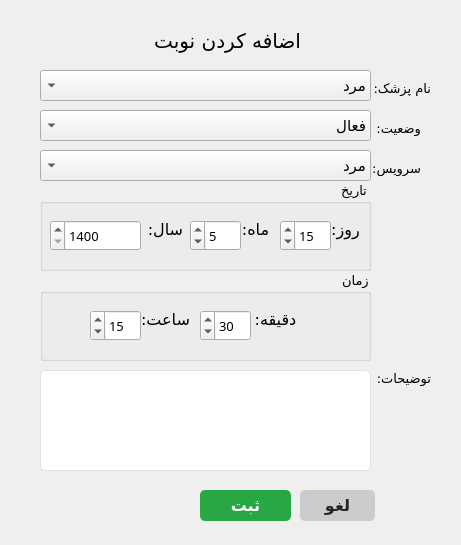
<?xml version="1.0" encoding="UTF-8"?>
<ui version="4.0">
 <class>addEditAppointment_form</class>
 <widget class="QWidget" name="addEditAppointment_form">
  <property name="geometry">
   <rect>
    <x>0</x>
    <y>0</y>
    <width>461</width>
    <height>545</height>
   </rect>
  </property>
  <property name="minimumSize">
   <size>
    <width>461</width>
    <height>545</height>
   </size>
  </property>
  <property name="maximumSize">
   <size>
    <width>461</width>
    <height>545</height>
   </size>
  </property>
  <property name="windowTitle">
   <string>نوبت</string>
  </property>
  <widget class="QComboBox" name="doctor_cmbox">
   <property name="enabled">
    <bool>true</bool>
   </property>
   <property name="geometry">
    <rect>
     <x>40</x>
     <y>70</y>
     <width>331</width>
     <height>31</height>
    </rect>
   </property>
   <property name="font">
    <font>
     <family>Vazirmatn Black</family>
     <pointsize>11</pointsize>
    </font>
   </property>
   <property name="acceptDrops">
    <bool>false</bool>
   </property>
   <property name="layoutDirection">
    <enum>Qt::RightToLeft</enum>
   </property>
   <property name="styleSheet">
    <string notr="true"/>
   </property>
   <property name="editable">
    <bool>false</bool>
   </property>
   <property name="currentText">
    <string>مرد</string>
   </property>
   <property name="maxVisibleItems">
    <number>3</number>
   </property>
   <property name="duplicatesEnabled">
    <bool>false</bool>
   </property>
   <item>
    <property name="text">
     <string>مرد</string>
    </property>
   </item>
   <item>
    <property name="text">
     <string>زن</string>
    </property>
   </item>
  </widget>
  <widget class="QPushButton" name="cancel_btn">
   <property name="geometry">
    <rect>
     <x>300</x>
     <y>490</y>
     <width>75</width>
     <height>31</height>
    </rect>
   </property>
   <property name="font">
    <font>
     <family>Vazirmatn,sans-serif</family>
     <pointsize>-1</pointsize>
     <weight>75</weight>
     <bold>true</bold>
     <underline>false</underline>
     <strikeout>false</strikeout>
    </font>
   </property>
   <property name="focusPolicy">
    <enum>Qt::StrongFocus</enum>
   </property>
   <property name="styleSheet">
    <string notr="true">QPushButton {
    background-color: #cccccc; /* Light grey */
    color: #212529; /* Dark text */
    border: none;
    border-radius: 5px; /* Rounded corners */
    font-size: 16px; /* Font size */
    font-weight: bold; /* Bold text */
    text-align: center;
    text-decoration: none;
    font-family: 'Vazirmatn', sans-serif; /* Font family */
}

QPushButton:hover {
    background-color: #b3b3b3; /* Darker grey on hover */
}

QPushButton:pressed {
    background-color: #999999; /* Even darker grey on press */
}
</string>
   </property>
   <property name="text">
    <string>لغو</string>
   </property>
   <property name="checkable">
    <bool>false</bool>
   </property>
  </widget>
  <widget class="QPushButton" name="save_btn">
   <property name="geometry">
    <rect>
     <x>200</x>
     <y>490</y>
     <width>91</width>
     <height>31</height>
    </rect>
   </property>
   <property name="font">
    <font>
     <family>Vazirmatn,sans-serif</family>
     <pointsize>-1</pointsize>
     <weight>75</weight>
     <bold>true</bold>
     <underline>false</underline>
     <strikeout>false</strikeout>
    </font>
   </property>
   <property name="styleSheet">
    <string notr="true">QPushButton {
    background-color: #28a745; /* Bootstrap success green */
    color: white; /* White text */
    border: none;
    border-radius: 5px; /* Rounded corners */
    font-size: 16px; /* Font size */
    font-weight: bold; /* Bold text */
    text-align: center;
    text-decoration: none;
    font-family: 'Vazirmatn', sans-serif; /* Font family */
}

QPushButton:hover {
    background-color: #218838; /* Darker green on hover */
}

QPushButton:pressed {
    background-color: #1e7e34; /* Even darker green on press */
}
</string>
   </property>
   <property name="text">
    <string>ثبت</string>
   </property>
  </widget>
  <widget class="QLabel" name="label_13">
   <property name="geometry">
    <rect>
     <x>370</x>
     <y>80</y>
     <width>61</width>
     <height>16</height>
    </rect>
   </property>
   <property name="font">
    <font>
     <family>Vazirmatn Black</family>
     <pointsize>10</pointsize>
    </font>
   </property>
   <property name="text">
    <string>نام پزشک: </string>
   </property>
  </widget>
  <widget class="QGroupBox" name="groupBox_2">
   <property name="geometry">
    <rect>
     <x>40</x>
     <y>180</y>
     <width>331</width>
     <height>91</height>
    </rect>
   </property>
   <property name="font">
    <font>
     <family>Vazirmatn Black</family>
     <pointsize>10</pointsize>
    </font>
   </property>
   <property name="layoutDirection">
    <enum>Qt::RightToLeft</enum>
   </property>
   <property name="title">
    <string>تاریخ</string>
   </property>
   <property name="alignment">
    <set>Qt::AlignLeading|Qt::AlignLeft|Qt::AlignVCenter</set>
   </property>
   <widget class="QLabel" name="label_38">
    <property name="geometry">
     <rect>
      <x>270</x>
      <y>40</y>
      <width>71</width>
      <height>41</height>
     </rect>
    </property>
    <property name="font">
     <font>
      <family>Vazirmatn ExtraBold</family>
      <pointsize>12</pointsize>
     </font>
    </property>
    <property name="text">
     <string>روز:</string>
    </property>
    <property name="alignment">
     <set>Qt::AlignHCenter|Qt::AlignTop</set>
    </property>
   </widget>
   <widget class="QLabel" name="label_39">
    <property name="geometry">
     <rect>
      <x>180</x>
      <y>40</y>
      <width>71</width>
      <height>41</height>
     </rect>
    </property>
    <property name="font">
     <font>
      <family>Vazirmatn ExtraBold</family>
      <pointsize>12</pointsize>
     </font>
    </property>
    <property name="text">
     <string>ماه:</string>
    </property>
    <property name="alignment">
     <set>Qt::AlignHCenter|Qt::AlignTop</set>
    </property>
   </widget>
   <widget class="QSpinBox" name="year_spnbox">
    <property name="geometry">
     <rect>
      <x>10</x>
      <y>40</y>
      <width>91</width>
      <height>31</height>
     </rect>
    </property>
    <property name="minimum">
     <number>1400</number>
    </property>
    <property name="maximum">
     <number>1500</number>
    </property>
   </widget>
   <widget class="QLabel" name="label_40">
    <property name="geometry">
     <rect>
      <x>90</x>
      <y>40</y>
      <width>71</width>
      <height>41</height>
     </rect>
    </property>
    <property name="font">
     <font>
      <family>Vazirmatn ExtraBold</family>
      <pointsize>12</pointsize>
     </font>
    </property>
    <property name="text">
     <string>سال:</string>
    </property>
    <property name="alignment">
     <set>Qt::AlignHCenter|Qt::AlignTop</set>
    </property>
   </widget>
   <widget class="QSpinBox" name="month_spnbox">
    <property name="geometry">
     <rect>
      <x>150</x>
      <y>40</y>
      <width>51</width>
      <height>31</height>
     </rect>
    </property>
    <property name="minimum">
     <number>1</number>
    </property>
    <property name="maximum">
     <number>12</number>
    </property>
    <property name="value">
     <number>5</number>
    </property>
   </widget>
   <widget class="QSpinBox" name="day_spnbox">
    <property name="geometry">
     <rect>
      <x>240</x>
      <y>40</y>
      <width>51</width>
      <height>31</height>
     </rect>
    </property>
    <property name="minimum">
     <number>1</number>
    </property>
    <property name="maximum">
     <number>31</number>
    </property>
    <property name="value">
     <number>15</number>
    </property>
   </widget>
  </widget>
  <widget class="QGroupBox" name="groupBox_5">
   <property name="geometry">
    <rect>
     <x>40</x>
     <y>270</y>
     <width>331</width>
     <height>91</height>
    </rect>
   </property>
   <property name="font">
    <font>
     <family>Vazirmatn Black</family>
     <pointsize>10</pointsize>
    </font>
   </property>
   <property name="layoutDirection">
    <enum>Qt::RightToLeft</enum>
   </property>
   <property name="title">
    <string>زمان</string>
   </property>
   <property name="alignment">
    <set>Qt::AlignLeading|Qt::AlignLeft|Qt::AlignVCenter</set>
   </property>
   <widget class="QSpinBox" name="minute_spnbox">
    <property name="geometry">
     <rect>
      <x>160</x>
      <y>40</y>
      <width>51</width>
      <height>31</height>
     </rect>
    </property>
    <property name="minimum">
     <number>0</number>
    </property>
    <property name="maximum">
     <number>59</number>
    </property>
    <property name="value">
     <number>30</number>
    </property>
   </widget>
   <widget class="QLabel" name="label_47">
    <property name="geometry">
     <rect>
      <x>200</x>
      <y>40</y>
      <width>71</width>
      <height>31</height>
     </rect>
    </property>
    <property name="font">
     <font>
      <family>Vazirmatn ExtraBold</family>
      <pointsize>12</pointsize>
     </font>
    </property>
    <property name="text">
     <string>دقیقه:</string>
    </property>
    <property name="alignment">
     <set>Qt::AlignHCenter|Qt::AlignTop</set>
    </property>
   </widget>
   <widget class="QSpinBox" name="hour_spnbox">
    <property name="geometry">
     <rect>
      <x>50</x>
      <y>40</y>
      <width>51</width>
      <height>31</height>
     </rect>
    </property>
    <property name="minimum">
     <number>0</number>
    </property>
    <property name="maximum">
     <number>24</number>
    </property>
    <property name="value">
     <number>15</number>
    </property>
   </widget>
   <widget class="QLabel" name="label_48">
    <property name="geometry">
     <rect>
      <x>90</x>
      <y>40</y>
      <width>71</width>
      <height>41</height>
     </rect>
    </property>
    <property name="font">
     <font>
      <family>Vazirmatn ExtraBold</family>
      <pointsize>12</pointsize>
     </font>
    </property>
    <property name="text">
     <string>ساعت:</string>
    </property>
    <property name="alignment">
     <set>Qt::AlignHCenter|Qt::AlignTop</set>
    </property>
   </widget>
  </widget>
  <widget class="QTextEdit" name="description_txtbox">
   <property name="geometry">
    <rect>
     <x>40</x>
     <y>370</y>
     <width>331</width>
     <height>101</height>
    </rect>
   </property>
   <property name="font">
    <font>
     <family>Vazirmatn,sans-serif</family>
     <pointsize>-1</pointsize>
    </font>
   </property>
   <property name="layoutDirection">
    <enum>Qt::RightToLeft</enum>
   </property>
   <property name="styleSheet">
    <string notr="true">/* Basic LineEdit styling */
QTextEdit {
    background-color: #ffffff; /* White background */
    border: 1px solid #dee2e6; /* Light grey border */
    border-radius: 5px; /* Rounded corners */
    font-family: 'Vazirmatn', sans-serif; /* Font family */
    font-size: 16px; /* Font size */
    color: #343a40; /* Dark grey text color */
    outline: none; /* Remove default outline */
}

/* Hover effect */
QTextEdit:hover {
    border: 1px solid #007bff; /* Blue border on hover */
}

/* Focus effect */
QTextEdit:focus {
    border: 1px solid #007bff; /* Blue border on focus */
}

/* Disabled state */
QTextEdit:disabled {
    background-color: #e9ecef; /* Light grey background when disabled */
    color: #6c757d; /* Grey text color when disabled */
}

</string>
   </property>
  </widget>
  <widget class="QComboBox" name="service_cmbox">
   <property name="enabled">
    <bool>true</bool>
   </property>
   <property name="geometry">
    <rect>
     <x>40</x>
     <y>150</y>
     <width>331</width>
     <height>31</height>
    </rect>
   </property>
   <property name="font">
    <font>
     <family>Vazirmatn Black</family>
     <pointsize>11</pointsize>
    </font>
   </property>
   <property name="acceptDrops">
    <bool>false</bool>
   </property>
   <property name="layoutDirection">
    <enum>Qt::RightToLeft</enum>
   </property>
   <property name="styleSheet">
    <string notr="true"/>
   </property>
   <property name="editable">
    <bool>false</bool>
   </property>
   <property name="currentText">
    <string>مرد</string>
   </property>
   <property name="maxVisibleItems">
    <number>10</number>
   </property>
   <property name="duplicatesEnabled">
    <bool>false</bool>
   </property>
   <item>
    <property name="text">
     <string>مرد</string>
    </property>
   </item>
   <item>
    <property name="text">
     <string>زن</string>
    </property>
   </item>
  </widget>
  <widget class="QLabel" name="title_lbl">
   <property name="geometry">
    <rect>
     <x>110</x>
     <y>20</y>
     <width>191</width>
     <height>41</height>
    </rect>
   </property>
   <property name="font">
    <font>
     <family>B Titr</family>
     <pointsize>15</pointsize>
    </font>
   </property>
   <property name="layoutDirection">
    <enum>Qt::RightToLeft</enum>
   </property>
   <property name="frameShape">
    <enum>QFrame::NoFrame</enum>
   </property>
   <property name="text">
    <string>اضافه کردن نوبت</string>
   </property>
  </widget>
  <widget class="QLabel" name="label_14">
   <property name="geometry">
    <rect>
     <x>360</x>
     <y>160</y>
     <width>61</width>
     <height>16</height>
    </rect>
   </property>
   <property name="font">
    <font>
     <family>Vazirmatn Black</family>
     <pointsize>10</pointsize>
    </font>
   </property>
   <property name="text">
    <string>سرویس:</string>
   </property>
  </widget>
  <widget class="QLabel" name="label_15">
   <property name="geometry">
    <rect>
     <x>360</x>
     <y>120</y>
     <width>61</width>
     <height>16</height>
    </rect>
   </property>
   <property name="font">
    <font>
     <family>Vazirmatn Black</family>
     <pointsize>10</pointsize>
    </font>
   </property>
   <property name="text">
    <string>وضعیت:</string>
   </property>
  </widget>
  <widget class="QComboBox" name="status_cmbox">
   <property name="enabled">
    <bool>true</bool>
   </property>
   <property name="geometry">
    <rect>
     <x>40</x>
     <y>110</y>
     <width>331</width>
     <height>31</height>
    </rect>
   </property>
   <property name="font">
    <font>
     <family>Vazirmatn Black</family>
     <pointsize>11</pointsize>
    </font>
   </property>
   <property name="acceptDrops">
    <bool>false</bool>
   </property>
   <property name="layoutDirection">
    <enum>Qt::RightToLeft</enum>
   </property>
   <property name="styleSheet">
    <string notr="true"/>
   </property>
   <property name="editable">
    <bool>false</bool>
   </property>
   <property name="currentText">
    <string>فعال</string>
   </property>
   <property name="maxVisibleItems">
    <number>3</number>
   </property>
   <property name="duplicatesEnabled">
    <bool>false</bool>
   </property>
   <item>
    <property name="text">
     <string>فعال</string>
    </property>
   </item>
   <item>
    <property name="text">
     <string>غیرفعال</string>
    </property>
   </item>
  </widget>
  <widget class="QLabel" name="label_16">
   <property name="geometry">
    <rect>
     <x>370</x>
     <y>370</y>
     <width>61</width>
     <height>16</height>
    </rect>
   </property>
   <property name="font">
    <font>
     <family>Vazirmatn Black</family>
     <pointsize>10</pointsize>
    </font>
   </property>
   <property name="text">
    <string>توضیحات:</string>
   </property>
  </widget>
 </widget>
 <resources/>
 <connections/>
</ui>
